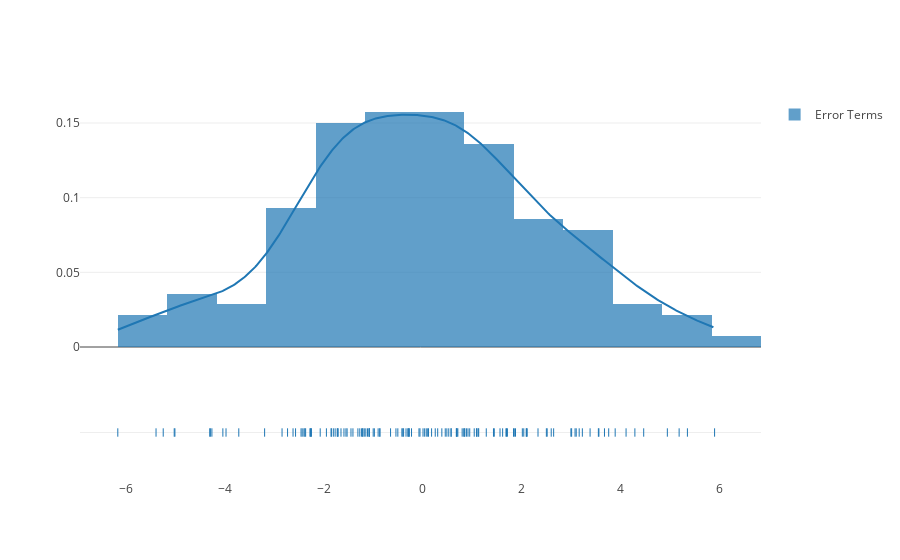

The notebook cell this image was saved under:
### Code cell
group_labels = ['Error Terms']  
hist_data = [res]
fig = ff.create_distplot(hist_data, group_labels)
iplot(fig, filename='Basic Distplot')

### Figure 1 — Plotly figure (JSON) as saved in the notebook; plotly's stock layout.template omitted (floating-point values rounded to 4 significant figures; data arrays with more than 128 entries replaced by an {"elided": "..."} marker saying what was removed)
{"data": [{"histnorm": "probability density", "legendgroup": "Error Terms", "marker": {"color": "rgb(31, 119, 180)"}, "name": "Error Terms", "opacity": 0.7, "type": "histogram", "uid": "6d0fa2da-3188-4d67-8dc8-766b94599a44", "x": {"elided": "140 float values"}, "xaxis": "x", "xbins": {"end": 5.902, "size": 1, "start": -6.16}, "yaxis": "y"}, {"legendgroup": "Error Terms", "marker": {"color": "rgb(31, 119, 180)"}, "mode": "lines", "name": "Error Terms", "showlegend": false, "type": "scatter", "uid": "e5aca62a-c69a-4e0f-ae43-65c5d823d321", "x": {"elided": "500 float values"}, "xaxis": "x", "y": {"elided": "500 float values"}, "yaxis": "y"}, {"legendgroup": "Error Terms", "marker": {"color": "rgb(31, 119, 180)", "symbol": "line-ns-open"}, "mode": "markers", "name": "Error Terms", "showlegend": false, "type": "scatter", "uid": "40cb3199-6122-46d7-92ae-cbf3a0db14b0", "x": {"elided": "140 float values"}, "xaxis": "x", "y": {"elided": "140 str values"}, "yaxis": "y2"}], "layout": {"autosize": true, "barmode": "overlay", "hovermode": "closest", "legend": {"traceorder": "reversed"}, "xaxis": {"anchor": "y2", "autorange": true, "domain": [0, 1], "range": [-6.916, 6.84], "type": "linear", "zeroline": false}, "yaxis": {"anchor": "free", "autorange": true, "domain": [0.35, 1], "position": 0, "range": [0, 0.1654], "type": "linear"}, "yaxis2": {"anchor": "x", "autorange": true, "domain": [0, 0.25], "dtick": 1, "range": [-1, 1], "showticklabels": false, "type": "category"}}}
